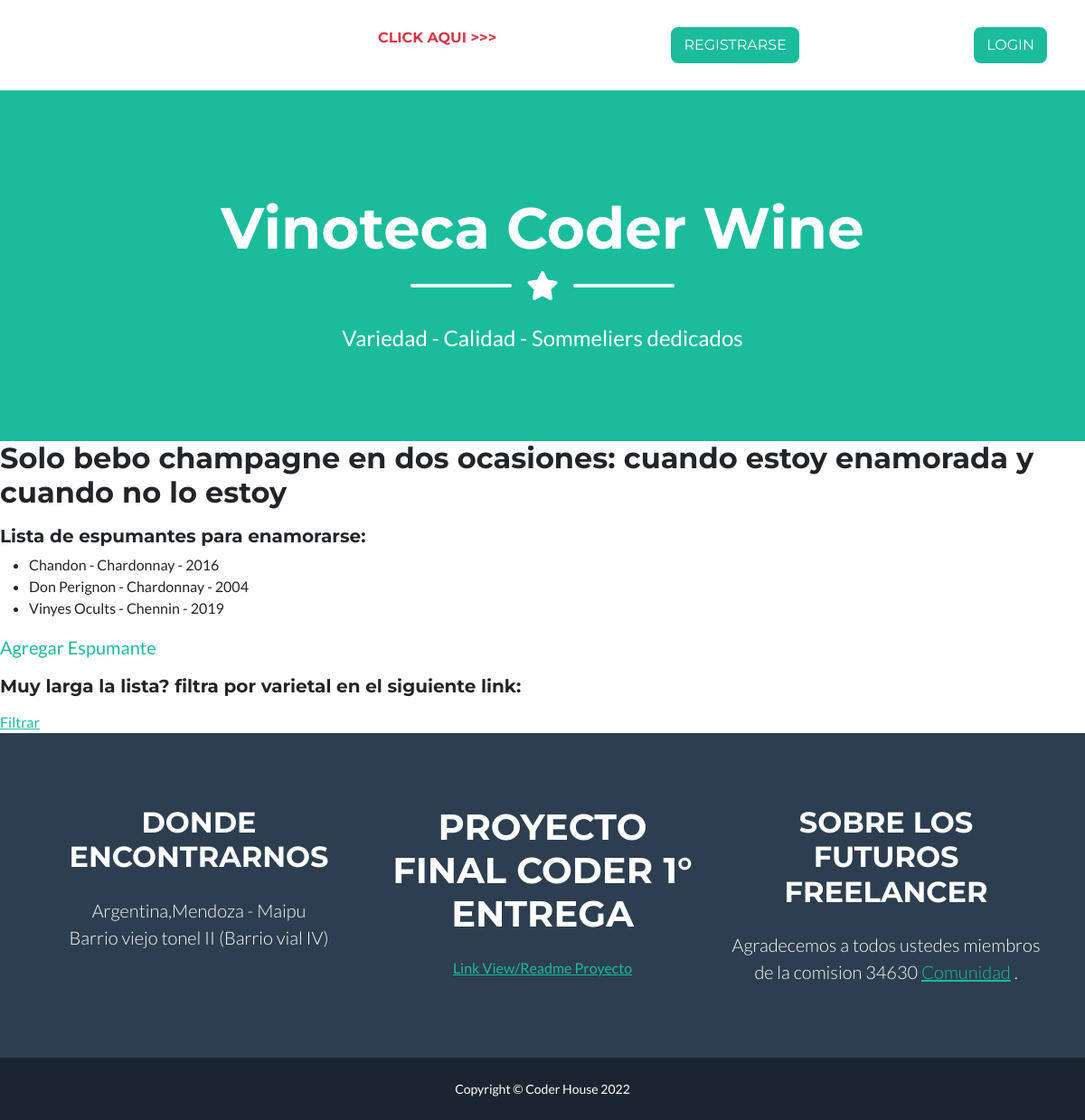
Screenshot of /app-coder/lista-espumantes/ with the database file from the repository.
### AppCoder/models.py (models this page shows, shortened)
class Espumante(models.Model):
    nombre = models.CharField(max_length=50)
    varietal = models.CharField(max_length=50)
    añada = models.IntegerField()
    class Meta:
        verbose_name= 'Mis Espumante'
        ordering = ['nombre', 'varietal','añada',]
        unique_together = ['nombre', 'varietal','añada',]

### AppCoder/views.py (the view)
# urls.py: path('lista-espumantes/', lista_espumante, name="Lista-Espumantes"),
def lista_espumante(request):
    lista1 = Espumante.objects.all()
    return render(request, "Lista_espumante.html", {"lista_espumante": lista1})

### AppCoder/templates/lista_espumante.html (shortened to what this page needs)
{% extends 'padre.html' %}
{% load static %}
{% block contenidoQueCambia %}
<h2>Solo bebo champagne en dos ocasiones:
cuando estoy enamorada y cuando no lo estoy</h2>
<h5>Lista de espumantes para enamorarse: </h5>
<ul>
    {% for espumante in lista_espumante  %}
        <li>{{espumante.nombre}} - {{espumante.varietal}} - {{espumante.añada}}</li>
    {% endfor %}
</ul>
<a class="navbar-brand" href="{% url 'Espumantes' %}">Agregar Espumante</a>
<h5> Muy larga la lista? filtra por varietal en el siguiente link:</h5>
<a href="{% url 'BusquedaAñada' %}">Filtrar</a>
{% endblock contenidoQueCambia %}

### rows the page displays
Espumante: nombre "Chandon", varietal "Chardonnay", añada "2016"
Espumante: nombre "Don Perignon", varietal "Chardonnay", añada "2004"
Espumante: nombre "Vinyes Ocults", varietal "Chennin", añada "2019"
